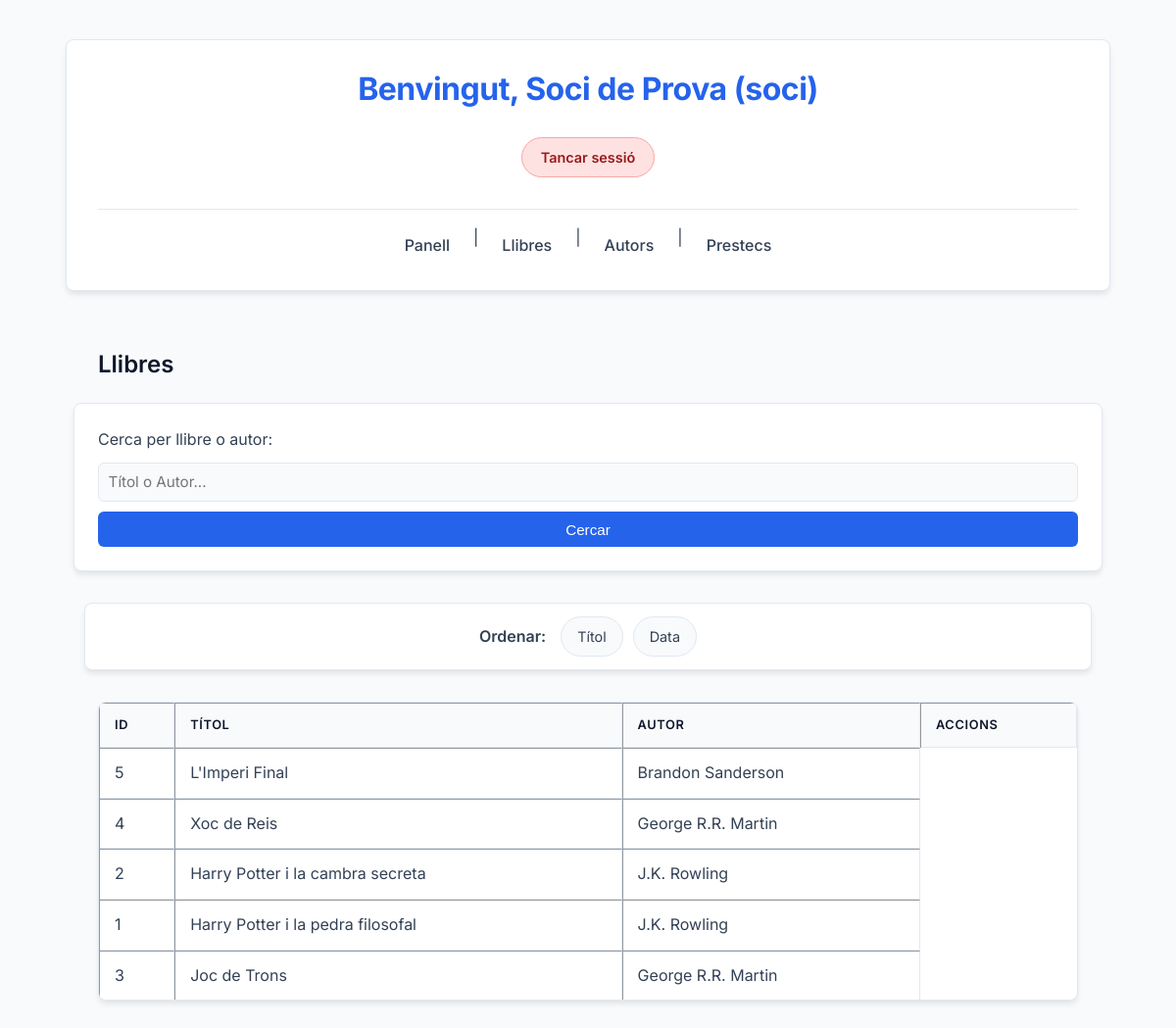
/Projecte_m_martinez_biblioteca_itic/llibres.php?ordre=data_publicacio (signed in), run on the app's committed database.
### tables this page shows
CREATE TABLE llibres (
    id INT AUTO_INCREMENT PRIMARY KEY,
    titol VARCHAR(200) NOT NULL,
    autor_id INT NOT NULL,
    descripcio TEXT,
    data_publicacio DATE,
    estat ENUM('disponible', 'prestat') DEFAULT 'disponible',
    preu DECIMAL(5,2),
    FOREIGN KEY (autor_id) REFERENCES autors(id) ON DELETE CASCADE ON UPDATE CASCADE
);

CREATE TABLE autors (
    id INT AUTO_INCREMENT PRIMARY KEY,
    nom VARCHAR(100) NOT NULL,
    biografia TEXT
);

### Projecte_m_martinez_biblioteca_itic/llibres.php (the view, shortened to what this page needs)
<?php
include 'header.php';
include 'connexio_bd.php';
$cerca = isset($_GET['cerca']) ? mysqli_real_escape_string($conn, $_GET['cerca']) : '';
$ordre = isset($_GET['ordre']) ? $_GET['ordre'] : 'titol';
$ordre_sql = ($ordre == 'data_publicacio') ? 'data_publicacio DESC' : 'titol ASC';
$on = $cerca ? "WHERE titol LIKE '%$cerca%' OR autors.nom LIKE '%$cerca%'" : '';
$query = "SELECT llibres.*, autors.nom AS nom_autor FROM llibres JOIN autors ON llibres.autor_id = autors.id $on ORDER BY $ordre_sql";
$result = mysqli_query($conn, $query);
echo "<h2>Llibres</h2>";
echo "<form method='GET'>
    <label for='cerca'>Cerca per llibre o autor:</label>
    <input name='cerca' id='cerca' placeholder='Títol o Autor...'>
    <button>Cercar</button>
</form>";
echo "<div class='sort-container'>
    <span class='sort-label'>Ordenar:</span>
    <a href='?ordre=titol' class='btn-sort'>Títol</a>
    <a href='?ordre=data_publicacio' class='btn-sort'>Data</a>
</div>";
echo "<table border='1'><tr><th>ID</th><th>Títol</th><th>Autor</th><th>Accions</th></tr>";
while ($fila = mysqli_fetch_assoc($result)) {
    echo "<tr><td>{$fila['id']}</td><td>{$fila['titol']}</td><td>{$fila['nom_autor']}</td>";
    echo "</tr>";
}
echo "</table>";
?>
</body>
</html>

### Projecte_m_martinez_biblioteca_itic/style.css (style rules this page uses)
:root { --primary: #2563eb; --primary-color: #2563eb; --primary-dark: #1e40af; --bg-color: #f8fafc; --surface: #ffffff; --text: #334155; --text-heading: #0f172a; --border: #e2e8f0; --radius: 8px; --shadow: 0 4px 6px -1px rgb(0 0 0 / 0.1); }
body { font-family: 'Inter', system-ui, sans-serif; background-color: var(--bg-color); color: var(--text); line-height: 1.6; margin: 0; padding: 40px 20px; display: flex; flex-direction: column; align-items: center; }
body > * { max-width: 1000px; width: 100%; }
h1, h2, h3 { color: var(--text-heading); font-weight: 600; margin-top: 1.5rem; }
form { background: var(--surface); padding: 1.5rem; border-radius: var(--radius); box-shadow: var(--shadow); margin-bottom: 2rem; border: 1px solid var(--border); display: flex; flex-direction: column; gap: 10px; }
input, select, textarea { padding: 0.6rem; border: 1px solid var(--border); border-radius: 6px; font-size: 0.95rem; font-family: inherit; width: 100%; box-sizing: border-box; transition: border-color 0.2s; background-color: var(--bg-color); color: var(--text); }
button { background-color: var(--primary); color: #fff; padding: 0.6rem 1.2rem; border: none; border-radius: 6px; font-weight: 500; cursor: pointer; transition: background-color 0.2s; font-size: 0.95rem; }
table { width: 100%; border-collapse: separate; border-spacing: 0; background: var(--surface); border-radius: var(--radius); overflow: hidden; box-shadow: var(--shadow); margin-top: 1rem; border: 1px solid var(--border); }
th, td { padding: 12px 15px; text-align: left; border-bottom: 1px solid var(--border); vertical-align: middle; }
th { background-color: var(--bg-color); font-weight: 600; color: var(--text-heading); text-transform: uppercase; font-size: 0.8rem; letter-spacing: 0.05em; }
tr:last-child td { border-bottom: none; }
.sort-container { display: flex; align-items: center; justify-content: center; gap: 10px; margin-bottom: 1rem; background: var(--surface); padding: 0.8rem; border-radius: var(--radius); box-shadow: var(--shadow); border: 1px solid var(--border); }
.sort-label { font-weight: 600; color: var(--text); margin-right: 5px; }
.btn-sort { display: inline-block; padding: 0.5rem 1rem; background-color: var(--bg-color); color: var(--text); border: 1px solid var(--border); border-radius: 9999px; text-decoration: none; font-size: 0.9rem; transition: all 0.2s; }

### data on the page
llibres: id "5", titol "L'Imperi Final", autor.nom "Brandon Sanderson"
llibres: id "4", titol "Xoc de Reis", autor.nom "George R.R. Martin"
llibres: id "2", titol "Harry Potter i la cambra secreta", autor.nom "J.K. Rowling"
llibres: id "1", titol "Harry Potter i la pedra filosofal", autor.nom "J.K. Rowling"
llibres: id "3", titol "Joc de Trons", autor.nom "George R.R. Martin"

### other printed values
$_SESSION['usuari_nom'] "Soci de Prova"
$_SESSION['usuari_rol'] "soci"
